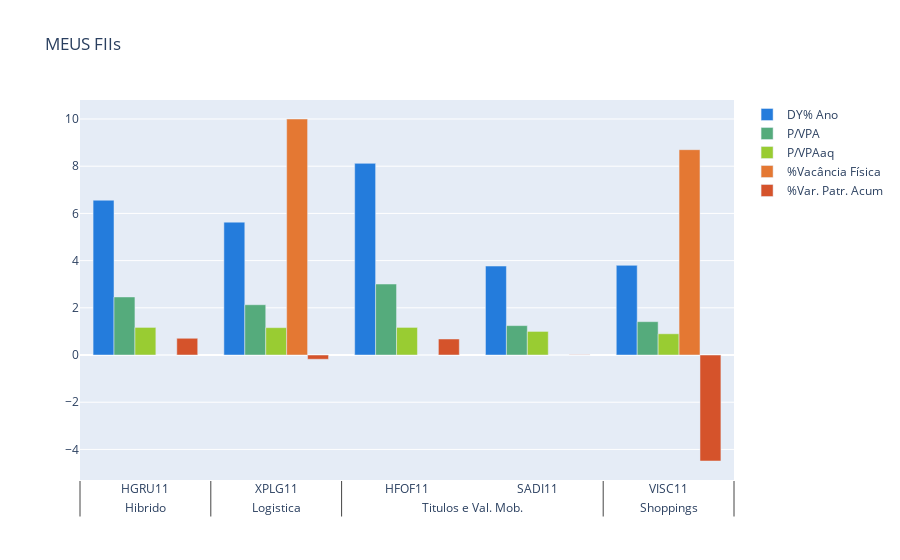

The cell this chart's notebook holds for it:
### Code cell
# BAR CHARTS - YOU SHOULD TO COMMENT ONE TO GET ANOTHER
# bar chart 0 - my funds
x0 = [my_rsf['setor'], my_rsf['codigo']]
trace00 = go.Bar(x=x0, y=my_rsf['dy12macum%'],
                 name='DY% Ano', marker_color='rgb(36, 124, 220)')
trace01 = go.Bar(x=x0, y=my_rsf['p/vpaN']+my_rsf['dy12macum%']
                 * (my_rsf_time/12*my_rsf['dy12macum%']/100),
                 name='P/VPA', marker_color='rgb(85, 171, 124)')
trace02 = go.Bar(x=x0, y=my_rsf['p/vpaaqN'],
                 name='P/VPAaq', marker_color='rgb(153, 204, 50)')
trace03 = go.Bar(x=x0, y=my_rsf['vacfisica%'],
                 name='%Vacância Física', marker_color='rgb(228, 120, 51)')
trace04 = go.Bar(x=x0, y=my_rsf['varpatr%'],
                 name='%Var. Patr. Acum', marker_color='rgb(213, 83, 43)')
data0 = [trace00, trace01, trace02, trace03, trace04]
fig0 = go.Figure(data0)
fig0.update_layout(title='MEUS FIIs')
fig0.show()
py.plot(fig0)
print(date_time_sp)
#

### Figure 1 — Plotly figure (JSON) as saved in the notebook; plotly's stock layout.template omitted (floating-point values rounded to 4 significant figures)
{"data": [{"marker": {"color": "rgb(36, 124, 220)"}, "name": "DY% Ano", "type": "bar", "x": [["Hibrido", "Logistica", "Titulos e Val. Mob.", "Shoppings", "Titulos e Val. Mob."], ["HGRU11", "XPLG11", "HFOF11", "VISC11", "SADI11"]], "y": [6.56, 5.63, 8.12, 3.8, 3.77]}, {"marker": {"color": "rgb(85, 171, 124)"}, "name": "P/VPA", "type": "bar", "x": [["Hibrido", "Logistica", "Titulos e Val. Mob.", "Shoppings", "Titulos e Val. Mob."], ["HGRU11", "XPLG11", "HFOF11", "VISC11", "SADI11"]], "y": [2.461, 2.131, 3.008, 1.413, 1.246]}, {"marker": {"color": "rgb(153, 204, 50)"}, "name": "P/VPAaq", "type": "bar", "x": [["Hibrido", "Logistica", "Titulos e Val. Mob.", "Shoppings", "Titulos e Val. Mob."], ["HGRU11", "XPLG11", "HFOF11", "VISC11", "SADI11"]], "y": [1.17, 1.16, 1.17, 0.9, 1]}, {"marker": {"color": "rgb(228, 120, 51)"}, "name": "%Vacância Física", "type": "bar", "x": [["Hibrido", "Logistica", "Titulos e Val. Mob.", "Shoppings", "Titulos e Val. Mob."], ["HGRU11", "XPLG11", "HFOF11", "VISC11", "SADI11"]], "y": [0, 10, 0, 8.7, 0]}, {"marker": {"color": "rgb(213, 83, 43)"}, "name": "%Var. Patr. Acum", "type": "bar", "x": [["Hibrido", "Logistica", "Titulos e Val. Mob.", "Shoppings", "Titulos e Val. Mob."], ["HGRU11", "XPLG11", "HFOF11", "VISC11", "SADI11"]], "y": [0.71, -0.18, 0.68, -4.49, 0.01]}], "layout": {"title": {"text": "MEUS FIIs"}}}
